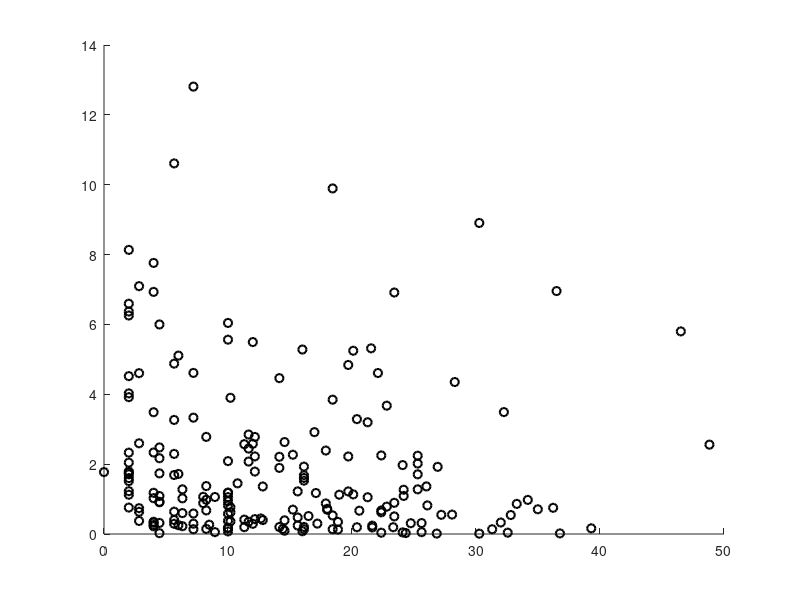

MATLAB code for this plot: (Note: this script raises an error after producing the figure.)
% to load source data:
load figS5e_5f

% to generate source data, use: fx_fig3b_3c_3d

%% scatter plot of prediction error vs firing rate in predicted subfield
xVals = err;
yVals = peakRate;
xLogic = ~isnan(xVals);
yLogic = ~isnan(yVals);
xVals = xVals(xLogic & yLogic);
yVals = yVals(xLogic & yLogic);

figure
set(gcf,'color','w')
scatter(xVals,yVals,'k','lineWidth',1.5)
hold on

[r_val p_val] = corr(xVals,yVals)

set(gca,'box','off','fontsize',14,'fontweight','bold')
xlabel('Prediction offset (cm)','fontsize',14,'fontweight','bold')
ylabel('Peak rate (Hz)','fontsize',14,'fontweight','bold')
text(40,13.5,sprintf('r = %.2f',r_val),'fontsize',14,'fontweight','bold')
text(40,12.7,sprintf('p = %.2f',p_val),'fontsize',14,'fontweight','bold')

%% scatter plot of prediction error vs spatial corr
xVals = err;
yVals = spatialCorr;
xLogic = ~isnan(xVals);
yLogic = ~isnan(yVals);
xVals = xVals(xLogic & yLogic);
yVals = yVals(xLogic & yLogic);

figure
set(gcf,'color','w')
scatter(xVals,yVals,'k','lineWidth',1.5)
hold on

[r_val p_val] = corr(xVals,yVals)

set(gca,'box','off','fontsize',14,'fontweight','bold')
xlabel('Prediction offset','fontsize',14,'fontweight','bold')
ylabel('Spatial correlation BL-CNO','fontsize',14,'fontweight','bold')
text(19,1,sprintf('r = %.2f',r_val),'fontsize',14,'fontweight','bold')
